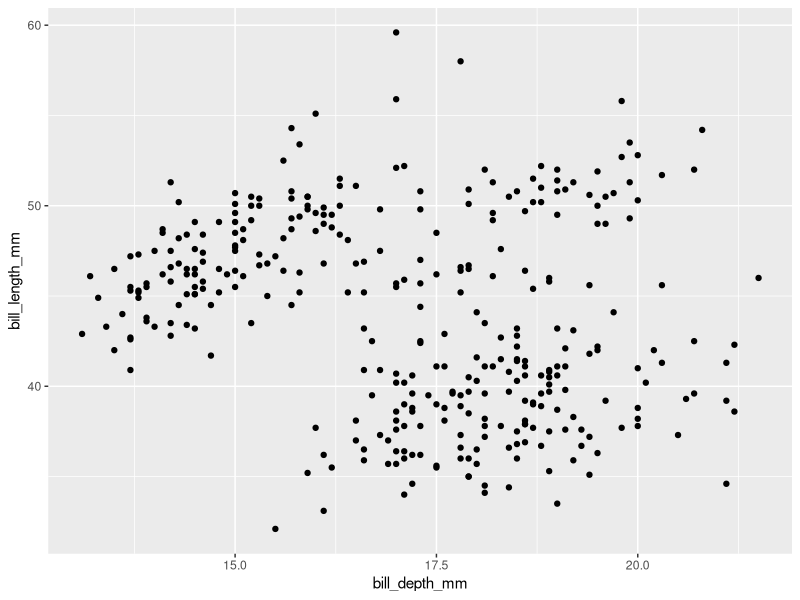
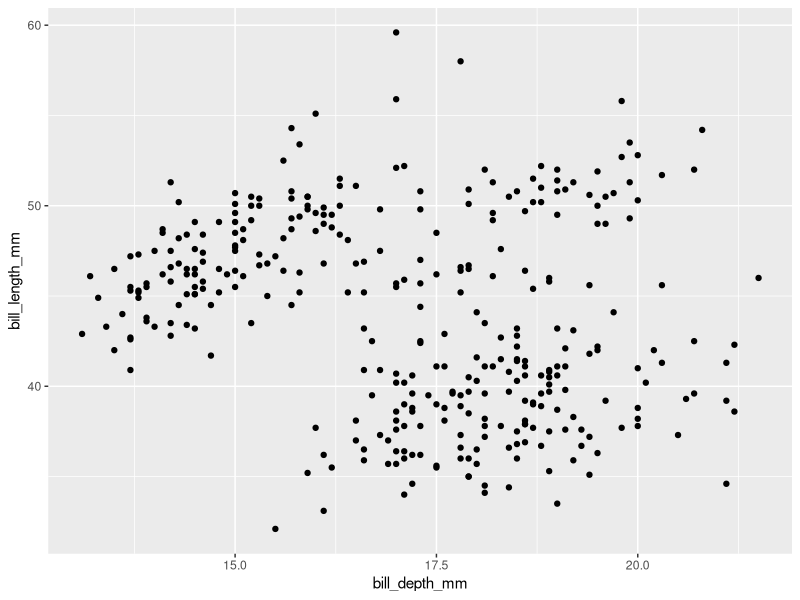
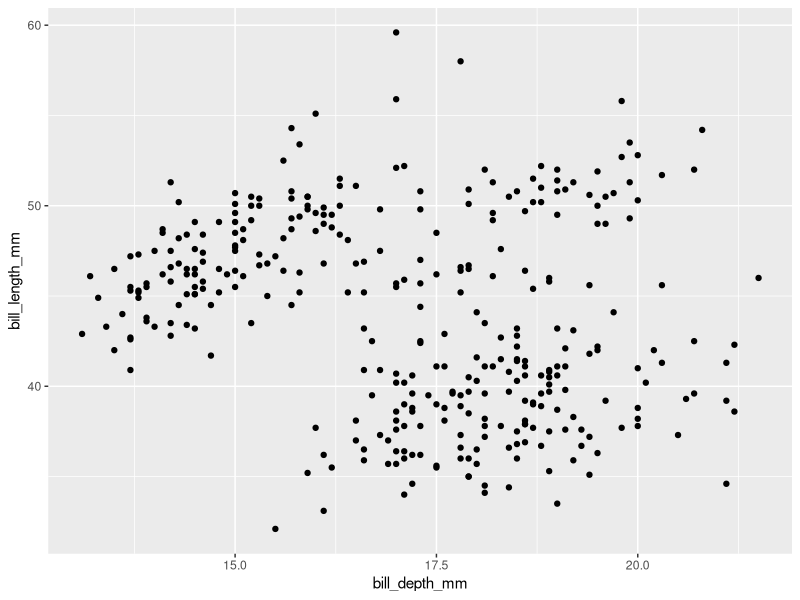
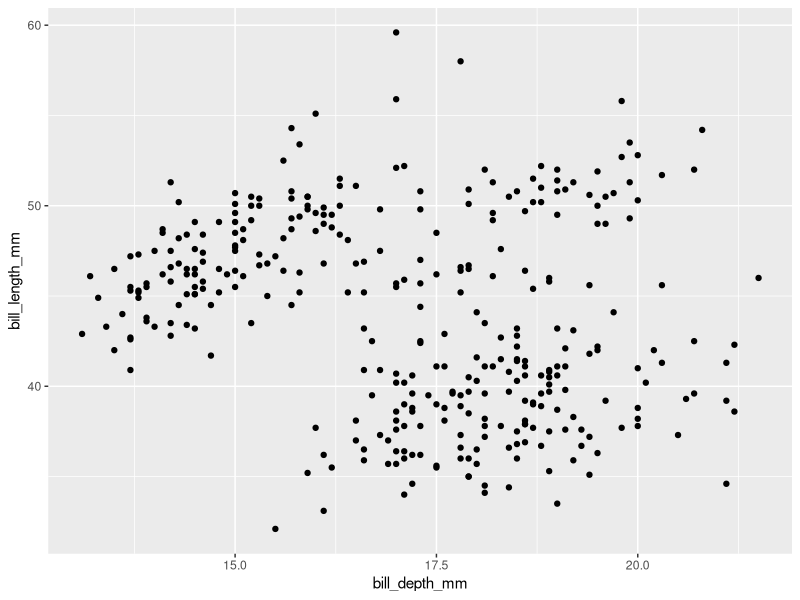
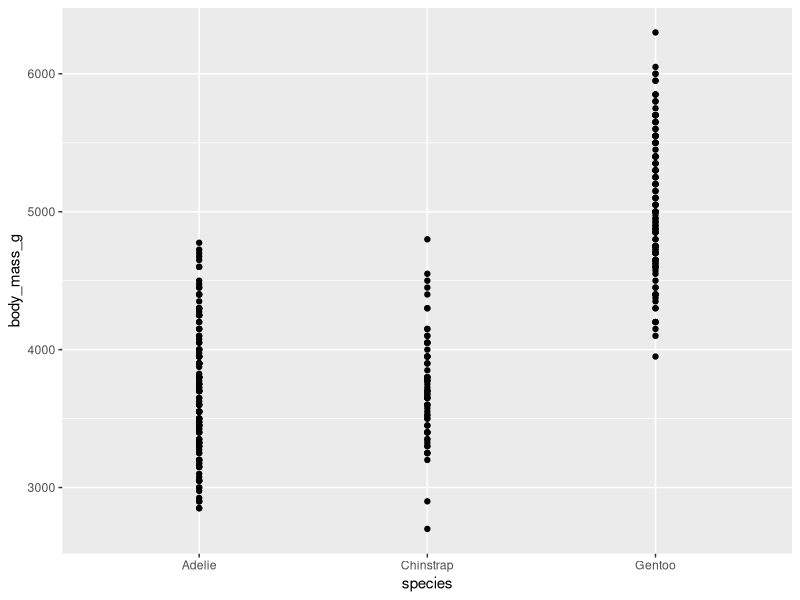
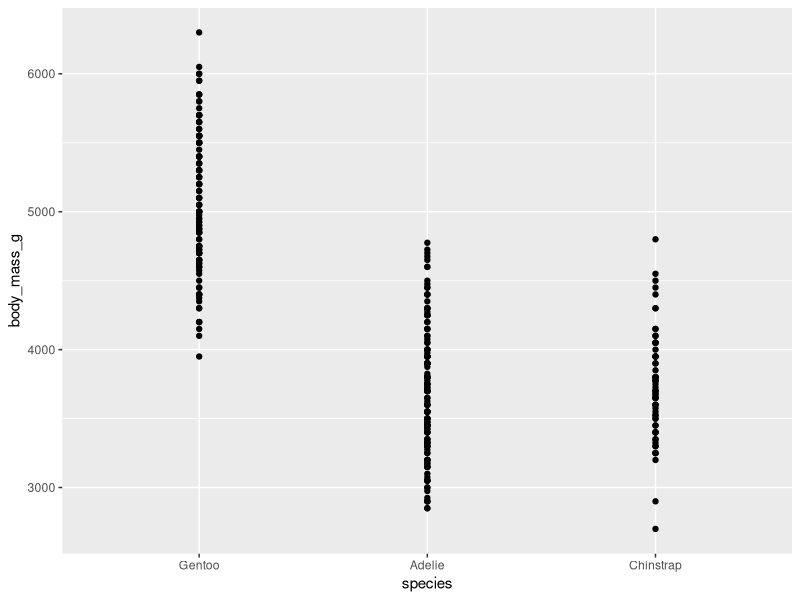
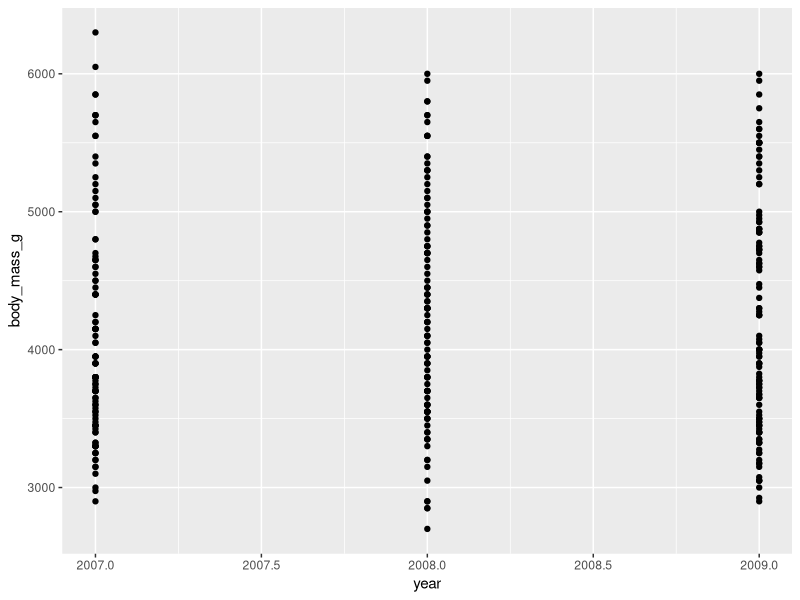
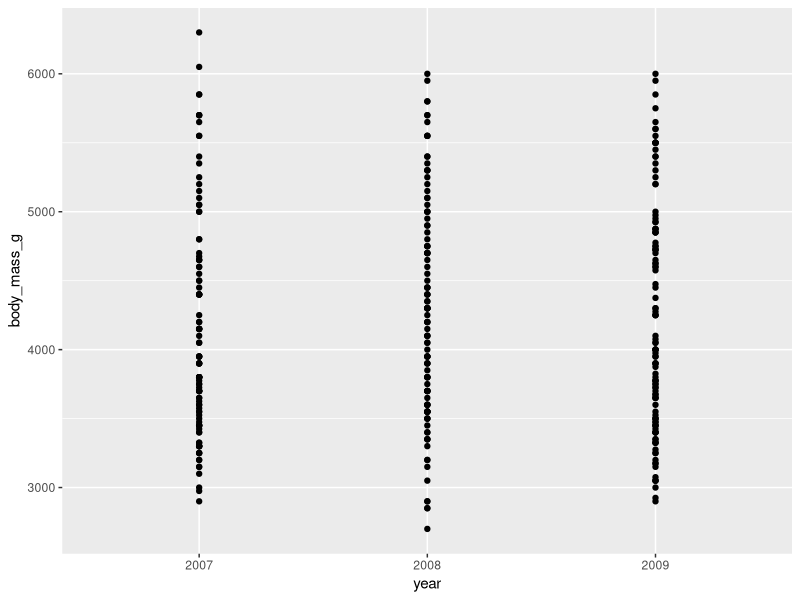

Generate these figures, in order, with R:
#### Librería ggplot2 ####

# Se trata de una librería especializada en la generación de gráficos, utilizando como entrada datos en formato tidy.
# Durante esta clase aprenderemos los principios básicos de ggplot2, entender la estructura y generar gráficos simples.

# La semana que viene entraremos mucho más en profundidad en la generación de gráficos específicos de bioinformática.

# Explicación de los datos:
# Vamos a usar el dataset "penguins" del paquete palmerpenguins. 
# Este dataset contiene medidas biométricas de tres especies de pingüinos en el Archipiélago Palmer (Antártida).

library(tidyverse) # la librería ggplot2 está incluida en tidyverse
library(palmerpenguins) # la librería palmerpenguins contiene datos de ~350 pingüinos
data("penguins")

# Exploración de variables: 
# "species": Especie (Adelie, Chinstrap, Gentoo)
# "island": Isla (Biscoe, Dream, Torgersen)
# "bill_length_mm": Longitud del pico (mm)
# "bill_depth_mm": Grosor del pico (mm)
# "flipper_length_mm": Longitud de la aleta (mm)
# "body_mass_g": Masa corporal (g)
# "sex": Sexo
# "year": Año de estudio

### Estructura ggplot2 ###

# La estructura de ggplot2 se caracteriza por su disposición en capas. Más adelante veremos cada capa de forma individual, pero las
# capas esenciales son: data, aesthetic y geometry.

# DATA: Hace referencia a los datos que se quieren visualizar. Deben introducirse en formato tidy.
# AESTHETIC: Se trata de las diferentes variables de DATA que se utilizan para mostrar los datos (por ejemplo: eje X, eje Y, tamaño, colores etc)
# GEOMETRY: Se utiliza para definir que tipo de gráfico se muestra (puntos, líneas, barras etc)

#  ggplot(data = <DATA>) + 
# <GEOM_FUNCTION>(mapping = aes(<MAPPINGS>))

## El Primer Plot ##

# Vamos a generar el primer plot de ggplot2 utilizando la estructura básica

ggplot(
  # Se utiliza la función ggplot
  data = penguins,
  # Utilizamos como DATA el dataset penguins
) + # para unir elementos de ggplot() se usa +
  geom_point(
    # Utilizamos como GEOMETRY puntos (función geom_point())
    aes(
      # Utilizamos como AESTHETIC (función aes())
      x = bill_depth_mm,
      # la variable que mostramos en el eje X
      y = bill_length_mm # la variable que mostramos en el eje Y
    )
  )

# Alternativa 1, podemos incluir la capa DATA usando el pipe de tidyverse

penguins %>% # Utilizamos como DATA el dataset penguins
  ggplot() + # Se utiliza la función ggplot, # para unir elementos de ggplot() se usa +
  geom_point(
    # Utilizamos como GEOMETRY puntos (función geom_point())
    aes(
      #  Utilizamos como AESTHETIC (función aes())
      x = bill_depth_mm,
      # la variable que mostramos en el eje X
      y = bill_length_mm # la variable que mostramos en el eje Y
    )
  )


# Alternativa 2, podemos incoporar el aes a ggplot(), siempre y cuando todas las geometrías que se usen tengan esos valores (que será la mayoría de los casos)
penguins %>%
  ggplot(
    # Se utiliza la función ggplot
    aes(
      #  Utilizamos como AESTHETIC (función aes())
      x = bill_depth_mm,
      # la variable que mostramos en el eje X
      y = bill_length_mm # la variable que mostramos en el eje Y
    )
  ) + # para unir elementos de ggplot() se usa +
  geom_point() # Utilizamos como GEOMETRY puntos (función geom_point())


# De estas alternativas, la más usada es la 2 (siempre que se pueda), que además de forma limpia sin tantos espacios ni comentarios queda así
penguins %>%
  ggplot(aes(x = bill_depth_mm, y = bill_length_mm))+
  geom_point()

# MINIRETO: Genera un gráfico de puntos en el que el eje X sea "species" y el eje y sea "body_mass_g".
# Escribe el código aquí:




# SOLUCIÓN
penguins %>%
  ggplot(aes(x = species, y = body_mass_g))+
  geom_point()

# ¿Has visto alguna diferencia con respecto a la gráfica anterior?
# ggplot2 controla de forma diferente las variables numéricas y las variables de texto.
# Las variables de texto las transforma en factores (y por esto hemos aprendido los factores)
# Cómo vimos, los factores por defecto se ordenan alfabéticamente, por ello en la gráfica
# las especies se disponen como "Adelie", "Chinstrap" y "Gentoo".

# Si quisiéramos modificar este comportamiento, debemos asegurarnos que el orden de los factores es
# el que nosotros queremos

penguins %>%
  # Modificar la variable species para definir los factores
  mutate(species = factor(species, levels = c("Gentoo", "Adelie", "Chinstrap"))) %>% 
  ggplot(aes(x = species, y = body_mass_g))+
  geom_point()

# También debemos tener en cuenta cuando queremos generar gráficos que usan valores numéricos que pueden ser asumidos como factores
# En este mismo ejemplo tenemos un columna "year" que define el año en que se tomó la medida, si hacemos el gráfico tal cual se vería:
penguins %>%
  ggplot(aes(x = year, y = body_mass_g))+
  geom_point()

# Pero no es eso lo que queremos, queremos mostrar solo los años que se usan. La forma más simple es convertir esa columna a factor
penguins %>%
  # Modificar la variable species para definir los factores
  mutate(year = factor(year)) %>% 
  ggplot(aes(x = year, y = body_mass_g))+
  geom_point()



## DATA ##
# Cómo hemos comentado, la capa DATA hace referencia a los datos que se quieren visualizar.
# Debemos tener en cuenta que el formato de entrada es en tidy data.
# En caso de querer incluir alguna variable modificada, se debe aplicar la modificación antes 
# de servir como entrada en ggplot(). Lo más estándar es introducir DATA mediente pipes, pero
# también podemos incluirlo dentro de la función, en el argumento DATA.

# Habrá algunas ocasiones en las que DATA se incorporará directamente en la función de geometrías
# por ejemplo, cuando queremos mostrar dos geometrías y cada una usa datos diferentes

# Creamos una nueva tabla con los valores máximos de body_mass_g + 100 por especie
maximos_especie <- penguins %>%
  group_by(species) %>%
  summarise(body_mass_g = max(body_mass_g, na.rm = TRUE) + 100)

# Queremos incorporar un texto con el nombre de la especie en el valor máximo de body_mass_g + 100

# Cómo los datos de cada geometría son diferentes, deben introducirse de forma manual a cada una
ggplot() +
  geom_point(data = penguins, aes(x = species, y = body_mass_g)) + # DATA para POINT
  geom_text(data = maximos_especie, aes(x = species, y = body_mass_g, label = species)) # DATA para TEXT


# MINIRETO
# 1. Crea una nueva tabla llamada máximos isla, con el máximo de bill_lenght_mm + 5
# 2. Genera el siguiente gráfico: eje X: island, eje Y: bill_length_mm, puntos + texto
# Escribe el código aquí:




# SOLUCIÓN
maximos_isla <- penguins %>% group_by(island) %>% summarise(bill_length_mm = max(bill_length_mm, na.rm = TRUE) + 5)
ggplot()+
  geom_point(data = penguins, aes(x = island, y = bill_length_mm))+
  geom_text(data = maximos_isla, aes(x = island, y = bill_length_mm, label = island))


## AESTHETIC
# La capa AESTHETIC define lo que queremos representar en un gráfico. Hemos visto como definir las variables que definen
# los ejes X e Y. Podemos decir que, en la mayoría de los casos, son las dos AESTHETIC necesarias para generar un gráfico (veremos que no siempre).
# Otras AESTHETIC que podemos usar son: color, fill, shape, size, label o alpha, que sirven para añadir valor a nuestro gráfico
# Las AESTHETIC que se utilizan dependen de la GEOMETRY que se vaya a utilizar, por ejemplo, la GEOMETRY point no tiene
# AESTHETIC label.

# La AESTHETIC se puede definir de forma estática o dinámica, dependiendo de si se quiere aplicar a todos los datos
# o agrupando por grupo de datos. Esto lo veremos en los ejemplos a continuación

# EJES X / Y #
# Definen los datos que se usan para disponer los ejes x e y del gráfico.
# Pueden ser AESTHETIC estáticos (ejemplo: eje x = 1)
penguins %>%
  ggplot(aes(x = 1, y = bill_length_mm))+
  geom_point()

# O dinámicos: como hemos visto en el ejemplo
penguins %>%
  ggplot(aes(x = bill_depth_mm, y = bill_length_mm))+
  geom_point()

# COLOR / FILL #
# Definen los colores que usamos en el gráfico.

# IMPORTANTE: Sobre los colores, para usar un color en R hay dos opciones:
# Usar colores precargados en R, en los que simplemente ponemos el nombre del color
# RStudio nos permite ver que color es cada uno simplemente escribiéndolo (esto es una novedad de hace unos años)

c("red", "blue", "green", "magenta", "cyan", "white", "black", "grey", "orange")

# Para una lista completa de colores guardados en R acceder a este enlace:
# https://sape.inf.usi.ch/quick-reference/ggplot2/colour

# La otra opción es usar los códigos hexadecimales 
c("#00f0ee", "#bbfcc4", "#264747")

# Podemos usar el AESTHETIC color o fill de forma estática, para utilizar en mismo color en todos los puntos
penguins %>%
  ggplot(aes(x = bill_depth_mm, y = bill_length_mm))+
  geom_point(color = "#ff7f57")

# O dinámica, para usar un color diferente para cada grupo
penguins %>%
  ggplot(aes(x = bill_depth_mm, y = bill_length_mm))+
  geom_point(aes(color = island)) # se define como aes() y se indica la variable de agrupación

# Diferencia entre color y fill:
# COLOR: Se aplica a puntos y líneas (el borde de los objetos).
# FILL: Se aplica al relleno de objetos con área (barras, cajas, polígonos).

# Ejemplo con puntos (color afecta al punto entero)
penguins %>%
  ggplot(aes(x = species, y = body_mass_g)) +
  geom_point(aes(color = species))

# Ejemplo con barras (fill rellena el cuerpo de la barra)
penguins %>%
  ggplot(aes(x = species)) +
  geom_bar(aes(fill = species))

# MINIRETO: Genera un gráfico de puntos donde el color dependa del "sex" y los ejes sean "flipper_length_mm" y "body_mass_g"
# Escribe el código aquí:




# SOLUCIÓN
penguins %>%
  filter(!is.na(sex)) %>% # Opcional: quitamos NAs para limpiar el gráfico
  ggplot(aes(x = flipper_length_mm, y = body_mass_g, color = sex)) +
  geom_point()

## SHAPE ##
# Definen las símbolos de los puntos (solo se usa con la GEOMETRY points)

# IMPORTANTE: En R existe una convención de símbolos que se usan para definir puntos.
# https://www.sthda.com/english/wiki/r-plot-pch-symbols-the-different-point-shapes-available-in-r

# Podemos usarlos de forma estática
penguins %>%
  ggplot(aes(x = bill_depth_mm, y = bill_length_mm))+
  geom_point(aes(color = island), shape = 1) # shape = 1 (circle)

penguins %>%
  ggplot(aes(x = bill_depth_mm, y = bill_length_mm))+
  geom_point(aes(color = island), shape = 0) # shape = 0 (cuadrado)

penguins %>%
  ggplot(aes(x = bill_depth_mm, y = bill_length_mm))+
  geom_point(aes(color = island), shape = 19) # shape = 19 (círculo sólido (por defecto))

penguins %>%
  ggplot(aes(x = bill_depth_mm, y = bill_length_mm))+
  geom_point(aes(color = island), shape = 21) # shape = 21 (círculo sólido filled)

# Como vimos la diferencia entre color y fill, depende de la GEOMETRY, hay algunas shapes que permiten utilizar colores al borde (color) y al relleno (fill).
# Es el caso de los shapes: 15, 16, 17, 18, 21, 22, 23, 24, 25
penguins %>%
  ggplot(aes(x = bill_depth_mm, y = bill_length_mm))+
  geom_point(aes(fill = island), shape = 21, color = "black") # shape = 21 (círculo sólido filled), color = "black" (borde negro), aes(fill = island)

# Shape también puede ser dinámico, si quisiéramos utilizar un shape diferente por grupo
penguins %>%
  ggplot(aes(x = bill_depth_mm, y = bill_length_mm))+
  geom_point(aes(color = island, shape = species))

# MINIRETO: Genera un gráfico donde el eje X sea la masa corporal, el eje Y el largo de la aleta, 
# y que los puntos tengan diferente forma según la isla.
# Escribe el código aquí:




# SOLUCIÓN
penguins %>%
  ggplot(aes(x = body_mass_g, y = flipper_length_mm, shape = island)) +
  geom_point()

## ALPHA ##

# ALPHA define la transparencia de los objetos (va de 0 = invisible a 1 = opaco).
# Es muy útil cuando hay muchos puntos solapados (overplotting).

# Ejemplo estático:
penguins %>%
  ggplot(aes(x = bill_depth_mm, y = bill_length_mm))+
  geom_point(alpha = 0.5)

# Ejemplo dinámico (poco común, pero posible):
penguins %>%
  ggplot(aes(x = bill_depth_mm, y = bill_length_mm))+
  geom_point(aes(alpha = body_mass_g))

# MINIRETO: Crea un gráfico de puntos de "bill_length_mm" vs "bill_depth_mm" con color por especie y una transparencia fija de 0.3
# Escribe el código aquí:




# SOLUCIÓN
penguins %>%
  ggplot(aes(x = bill_depth_mm, y = bill_length_mm, color = species)) +
  geom_point(alpha = 0.3)


# SIZE define el tamaño de los objetos. Suele usarse para representar una tercera variable numérica en un gráfico de dispersión.

# Ejemplo estático:
penguins %>%
  ggplot(aes(x = bill_depth_mm, y = bill_length_mm))+
  geom_point(size = 5)

# Ejemplo dinámico (gráfico de burbujas):
penguins %>%
  ggplot(aes(x = bill_depth_mm, y = bill_length_mm))+
  geom_point(aes(size = body_mass_g, color = species))

# MINIRETO: Representa el largo de la aleta vs el largo del pico, donde el tamaño del punto dependa de la masa corporal.
# Escribe el código aquí:



# SOLUCIÓN
penguins %>%
  ggplot(aes(x = bill_length_mm, y = flipper_length_mm, size = body_mass_g)) +
  geom_point()

## LABEL ##

# LABEL se utiliza para mostrar texto asociado a los datos. Es la aesthetic principal de geom_text() y geom_label().

# Ejemplo dinámico:
# Usamos el dataframe que creamos antes
ggplot(maximos_especie, aes(x = species, y = body_mass_g)) +
  geom_point() +
  geom_text(aes(label = species), vjust = -1) # vjust ajusta el texto verticalmente para que no pise el punto

# MINIRETO: En el dataset de penguins, etiqueta los puntos solo si el pingüino pesa más de 6000g



# SOLUCIÓN
penguins %>%
  mutate(etiqueta_pesados = ifelse(body_mass_g > 6000, as.character(species), "")) %>%
  ggplot(aes(x = flipper_length_mm, y = body_mass_g)) +
  geom_point(aes(color = species)) +
  geom_text(aes(label = etiqueta_pesados), vjust = 1.5)


## Otros AESTHETIC
# A lo largo del curso veremos otros AESTHETIC que serán de utilidad, como linetype o stroke


### GEOMETRY ###
# Hemos visto hasta ahora algunas GEOMETRY de ggplot2: point, bar, text. El resto de GEOMETRY se definen de forma similar:
# geom_(nombre GEOMETRY). Las GEOMETRY más usadas son: point, jitter, text, label, line, tile, boxplot, bar, density, violin o histogram

# point
# Crea gráficos de dispersión (scatter plots). Es la herramienta principal para observar la relación entre dos variables numéricas.
penguins %>%
  ggplot(aes(x = flipper_length_mm, y = body_mass_g)) +
  geom_point()

# Los AESTHETIC más usados son:
penguins %>%
  ggplot(aes(x = flipper_length_mm, y = body_mass_g)) +
  geom_point(aes(color = species, shape = island), size = 2, alpha = 0.8)

# jitter
# Es una variante de geom_point que añade una pequeña cantidad de ruido aleatorio a los puntos. 
# Es vital cuando una de las variables es categórica para evitar que los puntos se amontonen uno encima de otro.
penguins %>%
  ggplot(aes(x = island, y = body_mass_g))+
  geom_jitter()

# Los AESTHETIC más usados son:
penguins %>%
  mutate(year = factor(year)) %>%
  ggplot(aes(x = island, y = body_mass_g)) +
  geom_jitter(aes(color = species, shape = year), width = 0.2, size = 1.5, alpha = 0.8) # width es el tamaño de rango de jiiter


# smooth
# Añade una línea ajustada a los datos para ayudar al ojo a ver patrones. Muy usado en modelos de regresión.
penguins %>%
  ggplot(aes(x = flipper_length_mm, y = body_mass_g)) +
  geom_point() +
  geom_smooth(method = "lm") # lm añade una línea de regresión lineal

# Los AESTHETIC más usados son:
penguins %>%
  ggplot(aes(x = flipper_length_mm, y = body_mass_g)) +
  geom_point(alpha = 0.3) +
  geom_smooth(method = "lm", color = "darkblue", se = FALSE) # se = TRUE muestra el intervalo de confianza

# text & label
# Permiten rotular puntos o datos con texto. geom_text imprime el texto plano, mientras que geom_label dibuja un rectángulo detrás del texto para facilitar su lectura.
# text
penguins %>%
  ggplot(aes(x = flipper_length_mm, y = body_mass_g))+
  geom_text(aes(label = species))

# label
penguins %>%
  ggplot(aes(x = flipper_length_mm, y = body_mass_g))+
  geom_label(aes(label = species))

# Los AESTHETIC más usados son:
# text & label: para anotar datos con variables de texto
# Usamos un subset para no saturar el gráfico
penguins %>%
  filter(body_mass_g > 4000) %>%
  ggplot(aes(x = flipper_length_mm, y = body_mass_g)) +
  geom_text(aes(label = species), vjust = -1, size = 6) + # size es el tamaño del texto
  geom_label(aes(label = island), fill = "lightyellow")


# line
# Conecta las observaciones ordenadas según el eje X. Muy común en series temporales.
penguins %>%
  ggplot(aes(x = flipper_length_mm, y = body_mass_g))+
  geom_line()

# Los AESTHETIC más usados son:
penguins %>%
  ggplot(aes(x = flipper_length_mm, y = body_mass_g)) +
  geom_line(linewidth = 1, aes(color = species)) # linewidth es el grueso de la línea

# tile
# Dibuja rectángulos centrados en las coordenadas X e Y. Es la base para crear Heatmaps, donde el color del "azulejo" representa un valor.
penguins %>%
  ggplot(aes(x = island, y = species))+
  geom_tile(aes(fill = body_mass_g))

# Los AESTHETIC más usados son:
penguins %>%
  ggplot(aes(x = island, y = species)) +
  geom_tile(aes(fill = body_mass_g), color = "black", linewidth = 0.3) # linewidth es el grueso de los bordes

# boxplot
# Resume la distribución de una variable numérica mediante cuartiles. Muestra la mediana, el rango intercuartílico y los valores atípicos (outliers).
penguins %>%
  ggplot(aes(x = flipper_length_mm, y = island))+
  geom_boxplot()

# Los AESTHETIC más usados son:
penguins %>%
  ggplot(aes(x = island, y = flipper_length_mm)) +
  # outlier.color es el color de los outlier
  # outlier.shape es la forma de los outlier
  # width es la amplitud de cada boxplot (como de grande es)
  geom_boxplot(aes(fill = island), color = "black", outlier.color = "red", outlier.shape = 4, width = 0.5, linewidth = 0.3)

# violin
# Similar al boxplot, pero muestra la densidad de los datos. Es muy útil para ver si una distribución es bimodal (tiene dos "picos").
penguins %>%
  ggplot(aes(x = body_mass_g, y = species)) +
  geom_violin(aes(fill = species))

# Los AESTHETIC más usados son:
penguins %>%
  ggplot(aes(x = species, y = body_mass_g)) +
  geom_violin(aes(fill = species), alpha = 0.7, color = "black", width = 0.5, linewidth = 0.3)

# bar & col
# geom_bar hace que la altura de la barra sea proporcional al número de casos (conteo). geom_col usa valores reales de los datos para la altura.
penguins %>%
  ggplot(aes(x = species)) +
  geom_bar(aes(fill = species))

penguins %>%
  group_by(species) %>%
  summarise(mean_mass = mean(body_mass_g, na.rm = TRUE)) %>%
  ggplot(aes(x = species, y = mean_mass)) +
  geom_col(aes(fill = species))

# Los AESTHETIC más usados son:
penguins %>%
  ggplot(aes(x = species)) +
  geom_bar(aes(fill = sex), position = "dodge", width = 0.5, linewidth = 0.3) # position se usa para indicar donde como se disponen las barras

penguins %>%
  group_by(species) %>%
  summarise(mean_mass = mean(body_mass_g, na.rm = TRUE)) %>%
  ggplot(aes(x = species, y = mean_mass)) +
  geom_col(fill = "steelblue", color = "black", width = 0.5, linewidth = 0.3)



# density & histogram
# Herramientas para visualizar la distribución de una única variable continua. El histograma agrupa en "bins" (barras), la densidad crea una curva suave.
penguins %>%
  ggplot(aes(x = body_mass_g)) +
  geom_density(aes(color = species, fill = species), alpha = 0.5)

penguins %>%
  ggplot(aes(x = body_mass_g)) +
  geom_histogram(aes(fill = species))

# Los AESTHETIC más usados son:
penguins %>%
  ggplot(aes(x = body_mass_g)) +
  geom_density(aes(fill = species), alpha = 0.5, linewidth = 0.5)

penguins %>%
  ggplot(aes(x = body_mass_g)) +
  geom_histogram(aes(fill = species), bins = 30, color = "white") # bins indica el número de contenedores


# hline / vline
# Dibujan líneas infinitas horizontales o verticales. Se usan para marcar límites de control, medias o umbrales de significación.
penguins %>%
  ggplot(aes(x = flipper_length_mm, y = body_mass_g)) +
  geom_point() +
  geom_hline(yintercept = 4000, linetype = "dashed", color = "red") + # linetype es el tipo de línea
  geom_vline(xintercept = 200, color = "blue") # Línea vertical

# Los AESTHETIC más usados son:
penguins %>%
  ggplot(aes(x = flipper_length_mm, y = body_mass_g)) +
  geom_point(aes(color = island)) +
  geom_hline(yintercept = 4200, linetype = "dashed", color = "red", size = 1, linewidth = 0.8) +
  geom_vline(xintercept = median(penguins$flipper_length_mm, na.rm = T), color = "blue")

### EJERCICIO REPASO ###
# Genera un gráfico que compare la relación entre el largo del pico (bill_length_mm); eje X, y el ancho del pico (bill_depth_mm); eje y, pero cumpliendo estas condiciones:
# Cada especie debe tener un color diferente.
# Cada isla debe tener una forma (shape) diferente.
# Añade una capa de tendencia lineal (smooth) para todo el conjunto de datos de color negro.
# Añade una línea horizontal roja que marque la media del largo del pico (mean(bill_length_mm))."


### SOLUCIÓN ###
# Calculamos la media previamente para que el código sea más limpio
media_pico <- mean(penguins$bill_length_mm, na.rm = TRUE)
penguins %>%
  # Paso 1: Definimos DATA y AES principales
  ggplot(aes(x = bill_depth_mm, y = bill_length_mm)) +
  
  # Paso 2: Añadimos GEOM_POINT con color por especie y forma por isla
  geom_point(aes(color = species, shape = island), size = 3, alpha = 0.7) +
  
  # Paso 3: Añadimos la línea de tendencia (Smooth)
  # Usamos color "black" fuera de aes() porque no depende de ninguna variable
  geom_smooth(method = "lm", color = "black", se = FALSE, linetype = "dotdash") +
  
  # Paso 4: Añadimos la línea horizontal de la media
  geom_hline(yintercept = media_pico, color = "red", linetype = "dashed", linewidth = 1)

### ggplot2: CAPAS DE PRESENTACIÓN ###

# Una vez dominamos DATA, AES y GEOM, entramos en las capas que hacen que el gráfico 
# sea interpretable y profesional: Facetas, Escalas y Temas.


## 1. FACETS (Facetas) ##

# Las facetas dividen un gráfico en múltiples paneles según variables categóricas.
# Es la mejor forma de comparar grupos sin saturar un solo gráfico.

# facet_wrap(): Para una sola variable. Organiza los paneles de forma eficiente.
penguins %>%
  ggplot(aes(x = bill_depth_mm, y = bill_length_mm)) +
  geom_point(aes(color = species)) +
  facet_wrap(~island) # El símbolo ~ significa "en función de"

# facet_grid(): Para cruzar dos variables (Filas ~ Columnas).
penguins %>%
  filter(!is.na(sex)) %>%
  ggplot(aes(x = bill_depth_mm, y = bill_length_mm)) +
  geom_point(aes(color = species)) +
  facet_grid(sex ~ island)

# MINIRETO: Crea un gráfico de densidad de "body_mass_g" separado en facetas por "year" 
# y con el color de relleno (fill) según "species".
# Escribe el código aquí:

# SOLUCIÓN MINIRETO
penguins %>%
  ggplot(aes(x = body_mass_g, fill = species)) +
  geom_density(alpha = 0.5) +
  facet_wrap(~year)


## 2. SCALES (Escalas) ##

# Las escalas controlan CÓMO se traducen los datos a propiedades visuales.
# Sirven para cambiar colores, límites de los ejes y etiquetas de leyenda.

# Las escalas controlan la relación entre los datos y los aesthetics.
# Sin escalas, ggplot2 usa valores por defecto. Con ellas, tomamos el control total.

library(RColorBrewer) # Librería clave para paletas predefinidas
library(viridis)      # Librería para paletas daltónico-friendly y perceptualmente uniformes

## 1. ESCALAS DE COLOR Y RELLENO (COLOR & FILL) ##

# Existen tres tipos principales de datos que requieren diferentes escalas de color:

# A. ESCALAS DISCRETAS / CATEGÓRICAS (Para variables como 'species' o 'island')
# Se usan cuando los datos pertenecen a grupos distintos sin un orden intrínseco.

# Uso manual: Tú eliges los colores exactos
penguins %>%
  ggplot(aes(x = flipper_length_mm, y = body_mass_g, color = species)) +
  geom_point(size = 3) +
  scale_color_manual(values = c("Adelie" = "#FF8C00", "Chinstrap" = "#9932CC", "Gentoo" = "#008B8B"))

# Uso de paletas predefinidas (RColorBrewer)
# Tipos de paletas Brewer: "qual" (cualitativas), "div" (divergentes), "seq" (secuenciales)
penguins %>%
  ggplot(aes(x = species, fill = species)) +
  geom_bar() +
  scale_fill_brewer(palette = "Set2") # "Set1", "Set2", "Pastel1", etc.

# B. ESCALAS CONTINUAS (Para variables numéricas como 'body_mass_g')
# El color varía gradualmente según el valor numérico.

# Gradiente simple (dos colores)
penguins %>%
  ggplot(aes(x = bill_length_mm, y = bill_depth_mm, color = body_mass_g)) +
  geom_point() +
  scale_color_gradient(low = "grey90", high = "blue")

# Gradiente de n-colores (scale_color_gradientn)
penguins %>%
  ggplot(aes(x = bill_length_mm, y = bill_depth_mm, color = body_mass_g)) +
  geom_point() +
  scale_color_gradientn(colors = c("red","blue","orange"))

# C. ESCALAS DIVERGENTES
# Se usan cuando hay un punto medio crítico (ej: valores de expresión génica, donde 0 es la media)
# Para el ejemplo, crearemos una variable de "desviación de la masa media"
media_masa <- mean(penguins$body_mass_g, na.rm = TRUE)

penguins %>%
  mutate(diff_masa = body_mass_g - media_masa) %>%
  ggplot(aes(x = flipper_length_mm, y = bill_length_mm, color = diff_masa)) +
  geom_point() +
  scale_color_gradient2(low = "red", mid = "white", high = "blue", midpoint = 0)

# D. LA ESCALA VIRIDIS (La mejor para ciencia)
# Son paletas que se ven bien en blanco y negro y son aptas para daltónicos.
# _d para discreto, _c para continuo.
penguins %>%
  ggplot(aes(x = bill_length_mm, y = bill_depth_mm, color = body_mass_g)) +
  geom_point() +
  scale_color_viridis_c(option = "magma") # Opciones: "viridis", "magma", "inferno", "plasma", "cividis"

penguins %>%
  ggplot(aes(x = bill_length_mm, y = bill_depth_mm, color = species)) +
  geom_point() +
  scale_color_viridis_d(option = "viridis") # Opciones: "viridis", "magma", "inferno", "plasma", "cividis"

# MINIRETO COLORES: Crea un gráfico de dispersión de bill_length vs bill_depth 
# donde el color sea la masa corporal usando la paleta viridis "plasma".


# SOLUCIÓN:
ggplot(penguins, aes(x = bill_length_mm, y = bill_depth_mm, color = body_mass_g)) + 
  geom_point() + 
  scale_color_viridis_c(option = "plasma")


## 2. ESCALANDO OTRAS AESTHETICS (SIZE, SHAPE, ALPHA) ##

# No solo el color se escala. Podemos controlar cómo cambian los tamaños y formas.

# A. SIZE (Tamaño)
# Es mejor usar scale_size_area() que scale_size() para que el valor 0 mapee a tamaño 0.
penguins %>%
  ggplot(aes(x = flipper_length_mm, y = bill_length_mm, size = body_mass_g)) +
  geom_point(alpha = 0.5) +
  scale_size_area(max_size = 10, name = "Peso (g)") # Controla el tamaño máximo del punto

# B. SHAPE (Forma)
# Se usa para variables categóricas. R tiene un límite de 6 formas automáticas.
penguins %>%
  ggplot(aes(x = bill_length_mm, y = bill_depth_mm, shape = species)) +
  geom_point(size = 3) +
  scale_shape_manual(values = c("Adelie" = 15, "Chinstrap" = 17, "Gentoo" = 18)) # Usando códigos PCH

# C. ALPHA (Transparencia)
# Útil para resaltar puntos según una variable numérica.
penguins %>%
  ggplot(aes(x = flipper_length_mm, y = bill_length_mm, alpha = body_mass_g)) +
  geom_point(color = "darkblue") +
  scale_alpha_continuous(range = c(0.1, 1)) # Define el rango mínimo y máximo de transparencia


## 3. TRANSFORMACIONES DE EJES (SCALES X e Y) ##

# A veces los datos biológicos requieren escalas logarítmicas (ej: conteos de RNA-seq).
# Podemos transformar la escala directamente sin modificar el dataframe.

penguins %>%
  ggplot(aes(x = body_mass_g, y = flipper_length_mm)) +
  geom_point() +
  scale_x_log10() + # Escala logarítmica en base 10
  scale_y_reverse() # Invierte el eje Y


## 3. LABS & THEMES (Etiquetas y Temas) ##

# LABS: Modifica los textos (Títulos, ejes, leyendas).
# THEMES: Modifica la estética no relacionada con los datos (fondos, fuentes, rejillas).

# Ejemplo con etiquetas profesionales y tema predefinido
penguins %>%
  ggplot(aes(x = flipper_length_mm, y = body_mass_g, color = species)) +
  geom_point() +
  labs(
    title = "Relación Biométrica en Pingüinos",
    subtitle = "Medidas tomadas en el Archipiélago Palmer",
    x = "Largo de la Aleta (mm)",
    y = "Masa Corporal (g)",
    color = "Especie",
    caption = "Fuente: palmerpenguins R package"
  ) +
  theme_minimal() # Tema limpio con fondo blanco

# Personalización de Theme (Control total)
penguins %>%
  ggplot(aes(x = species, y = body_mass_g)) +
  geom_boxplot(aes(fill = species)) +
  theme_classic() + # Tema clásico (ejes negros, sin cuadrícula)
  theme( # usar la función theme
    axis.text.x = element_text(angle = 45, hjust = 1, size = 12), # Rotar texto eje X
    legend.position = "none" # Eliminar la leyenda
  )

# La función theme tiene infinidad de parámetros que modifican el gráfico
# Mi consejo es que cuando queráis hacer algo específico, lo busquéis en Google (o ChatGPT)
# Conforme vayáis usando las diferentes funcionalidades, iréis aprendiendo pero incluso
# cuando seáis experto, lo más probable es que sigáis teniendo que buscar como hacer 
# algunas cosas.




# MINIRETO: Toma un gráfico de violín de "body_mass_g" por "island", 
# ponle un título, usa theme_dark() y mueve la leyenda a la parte superior (top).
# Escribe el código aquí:

# SOLUCIÓN MINIRETO
penguins %>%
  ggplot(aes(x = island, y = body_mass_g, fill = island)) +
  geom_violin() +
  labs(title = "Peso por Isla") +
  theme_dark() +
  theme(legend.position = "top")


### EJERCICIO FINAL DE REPASO (Integración de todo) ###

# Objetivo: Generar un gráfico listo para una publicación científica.
# 1. Relación bill_length_mm vs bill_depth_mm.
# 2. Separar por Sexo en paneles (facet).
# 3. Colorear por Especie con la paleta "Dark2" (scale_color_brewer).
# 4. Títulos claros y tema profesional.

### SOLUCIÓN EJERCICIO FINAL ###
penguins %>%
  filter(!is.na(sex)) %>%
  ggplot(aes(x = bill_depth_mm, y = bill_length_mm, color = species)) +
  geom_point(size = 2, alpha = 0.6) +
  geom_smooth(method = "lm", se = FALSE) + # Línea de tendencia sin banda de error
  facet_wrap(~sex) +
  scale_color_brewer(palette = "Dark2") +
  labs(
    title = "Dimorfismo sexual y morfología del pico",
    x = "Grosor del pico (mm)",
    y = "Longitud del pico (mm)",
    color = "Especie"
  ) +
  theme_bw() + # Tema con borde
  theme(
    legend.position = "bottom",
    strip.background = element_rect(fill = "lightgrey"), # Color de fondo de la etiqueta de faceta
    strip.text = element_text(face = "bold") # Texto de faceta en negrita
  )

